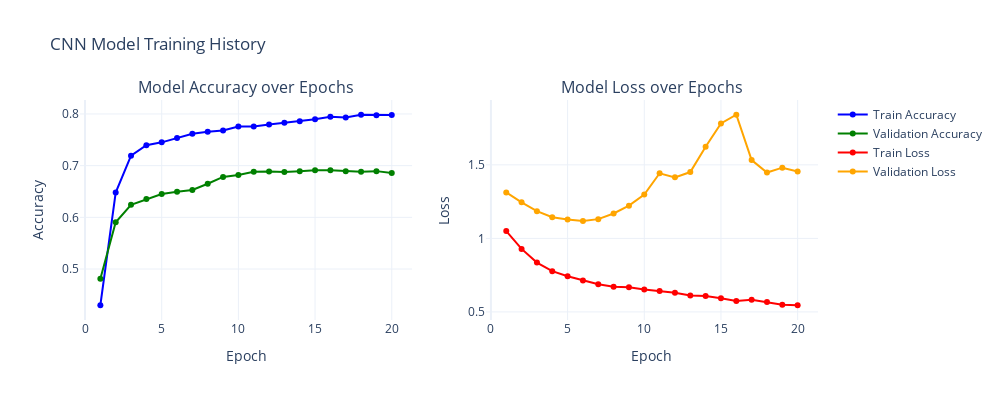

Notebook code for this chart:
### Code cell
# CNN Learning Curves (Accuracy & Loss)

import plotly.graph_objects as go
from plotly.subplots import make_subplots

# Extract training history
acc = history.history['accuracy']
val_acc = history.history['val_accuracy']
loss = history.history['loss']
val_loss = history.history['val_loss']
epochs = list(range(1, len(acc) + 1))

# Create subplots for Accuracy and Loss
fig = make_subplots(rows=1, cols=2, subplot_titles=("Model Accuracy over Epochs", "Model Loss over Epochs"))

# --- Accuracy plot ---
fig.add_trace(go.Scatter(x=epochs, y=acc, mode='lines+markers',
                         name='Train Accuracy', line=dict(color='blue')), row=1, col=1)
fig.add_trace(go.Scatter(x=epochs, y=val_acc, mode='lines+markers',
                         name='Validation Accuracy', line=dict(color='green')), row=1, col=1)

# --- Loss plot ---
fig.add_trace(go.Scatter(x=epochs, y=loss, mode='lines+markers',
                         name='Train Loss', line=dict(color='red')), row=1, col=2)
fig.add_trace(go.Scatter(x=epochs, y=val_loss, mode='lines+markers',
                         name='Validation Loss', line=dict(color='orange')), row=1, col=2)

# Update layout
fig.update_layout(
    title_text='CNN Model Training History',
    xaxis_title='Epoch',
    yaxis_title='Accuracy',
    width=1000,
    height=400,
    template='plotly_white'
)

fig.update_xaxes(title_text='Epoch', row=1, col=1)
fig.update_yaxes(title_text='Accuracy', row=1, col=1)

fig.update_xaxes(title_text='Epoch', row=1, col=2)
fig.update_yaxes(title_text='Loss', row=1, col=2)

fig.show()

### Figure 1 — Plotly figure (JSON) as saved in the notebook; plotly's stock layout.template omitted (floating-point values rounded to 4 significant figures)
{"data": [{"line": {"color": "blue"}, "mode": "lines+markers", "name": "Train Accuracy", "type": "scatter", "x": [1, 2, 3, 4, 5, 6, 7, 8, 9, 10, 11, 12, 13, 14, 15, 16, 17, 18, 19, 20], "xaxis": "x", "y": [0.4299, 0.648, 0.7194, 0.7396, 0.7451, 0.7534, 0.7616, 0.7654, 0.768, 0.7758, 0.7757, 0.7797, 0.7832, 0.7858, 0.7896, 0.7946, 0.793, 0.7985, 0.7977, 0.798], "yaxis": "y"}, {"line": {"color": "green"}, "mode": "lines+markers", "name": "Validation Accuracy", "type": "scatter", "x": [1, 2, 3, 4, 5, 6, 7, 8, 9, 10, 11, 12, 13, 14, 15, 16, 17, 18, 19, 20], "xaxis": "x", "y": [0.4811, 0.5904, 0.6243, 0.6354, 0.6451, 0.6496, 0.6529, 0.665, 0.6782, 0.682, 0.6881, 0.6885, 0.6876, 0.6891, 0.6909, 0.6911, 0.6894, 0.6884, 0.6894, 0.6859], "yaxis": "y"}, {"line": {"color": "red"}, "mode": "lines+markers", "name": "Train Loss", "type": "scatter", "x": [1, 2, 3, 4, 5, 6, 7, 8, 9, 10, 11, 12, 13, 14, 15, 16, 17, 18, 19, 20], "xaxis": "x2", "y": [1.05, 0.9284, 0.8356, 0.777, 0.7426, 0.7134, 0.6876, 0.6713, 0.6679, 0.6528, 0.6418, 0.6309, 0.6117, 0.6079, 0.5935, 0.5737, 0.5834, 0.5675, 0.5481, 0.5453], "yaxis": "y2"}, {"line": {"color": "orange"}, "mode": "lines+markers", "name": "Validation Loss", "type": "scatter", "x": [1, 2, 3, 4, 5, 6, 7, 8, 9, 10, 11, 12, 13, 14, 15, 16, 17, 18, 19, 20], "xaxis": "x2", "y": [1.312, 1.245, 1.185, 1.144, 1.129, 1.118, 1.131, 1.169, 1.222, 1.298, 1.443, 1.415, 1.451, 1.623, 1.782, 1.841, 1.532, 1.448, 1.481, 1.455], "yaxis": "y2"}], "layout": {"annotations": [{"font": {"size": 16}, "showarrow": false, "text": "Model Accuracy over Epochs", "x": 0.225, "xanchor": "center", "xref": "paper", "y": 1, "yanchor": "bottom", "yref": "paper"}, {"font": {"size": 16}, "showarrow": false, "text": "Model Loss over Epochs", "x": 0.775, "xanchor": "center", "xref": "paper", "y": 1, "yanchor": "bottom", "yref": "paper"}], "height": 400, "title": {"text": "CNN Model Training History"}, "width": 1000, "xaxis": {"anchor": "y", "domain": [0, 0.45], "title": {"text": "Epoch"}}, "xaxis2": {"anchor": "y2", "domain": [0.55, 1], "title": {"text": "Epoch"}}, "yaxis": {"anchor": "x", "domain": [0, 1], "title": {"text": "Accuracy"}}, "yaxis2": {"anchor": "x2", "domain": [0, 1], "title": {"text": "Loss"}}}}
